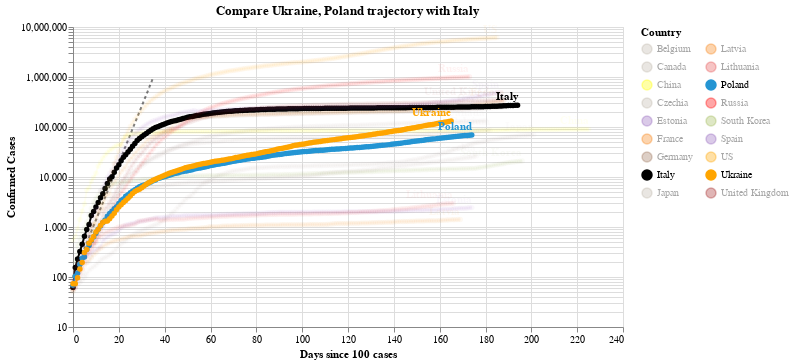

The cell this chart's notebook holds for it:
### Code cell
#hide_input
chart2 = make_since_chart(dff2, ['Ukraine', 'Poland'], baseline_countries)
chart2

### Figure 1 — Vega-Lite specification as saved in the notebook (floating-point values rounded to 4 significant figures; data arrays with more than 128 entries replaced by an {"elided": "..."} marker saying what was removed)
{"config": {"view": {"continuousWidth": 400, "continuousHeight": 300}}, "layer": [{"data": {"name": "data-628230001892d6798b50651be41d1b3e"}, "mark": {"type": "line", "color": "black", "opacity": 0.5, "strokeDash": [3, 3]}, "encoding": {"x": {"type": "quantitative", "field": "Days since 100 cases"}, "y": {"type": "quantitative", "field": "Confirmed Cases"}}}, {"data": {"name": "data-3e786b02d268f98d8b334445d57cc638"}, "mark": {"type": "line", "point": true}, "encoding": {"color": {"type": "nominal", "field": "Country", "legend": {"columns": 2}, "scale": {"domain": ["Belgium", "Canada", "China", "Czechia", "Estonia", "France", "Germany", "Italy", "Japan", "Latvia", "Lithuania", "Poland", "Russia", "South Korea", "Spain", "US", "Ukraine", "United Kingdom"], "range": ["#C1B7AD", "#C1B7AD", "yellow", "#C1B7AD", "#9467bd", "#F58518", "#9D755D", "black", "#C1B7AD", "#F58518", "#E45756", "#2495D3", "red", "#A1BA59", "#9467bd", "orange", "orange", "brown"]}}, "opacity": {"condition": {"value": 1, "selection": "selector003"}, "value": 0.05}, "tooltip": [{"type": "nominal", "field": "Country"}, {"type": "temporal", "field": "Date"}, {"type": "quantitative", "field": "Confirmed Cases"}, {"type": "quantitative", "field": "Days since 100 cases"}], "x": {"type": "quantitative", "field": "Days since 100 cases"}, "y": {"type": "quantitative", "field": "Confirmed Cases", "scale": {"type": "log"}}}, "selection": {"selector003": {"type": "multi", "fields": ["Country"], "bind": "legend", "init": [{"Country": "Ukraine"}, {"Country": "Poland"}, {"Country": "Italy"}]}}, "width": 550}, {"data": {"name": "data-3e786b02d268f98d8b334445d57cc638"}, "mark": {"type": "text", "align": "right", "dy": -8, "fontWeight": "bold"}, "encoding": {"color": {"type": "nominal", "field": "Country", "legend": {"columns": 2}, "scale": {"domain": ["Belgium", "Canada", "China", "Czechia", "Estonia", "France", "Germany", "Italy", "Japan", "Latvia", "Lithuania", "Poland", "Russia", "South Korea", "Spain", "US", "Ukraine", "United Kingdom"], "range": ["#C1B7AD", "#C1B7AD", "yellow", "#C1B7AD", "#9467bd", "#F58518", "#9D755D", "black", "#C1B7AD", "#F58518", "#E45756", "#2495D3", "red", "#A1BA59", "#9467bd", "orange", "orange", "brown"]}}, "opacity": {"condition": {"value": 1, "selection": "selector003"}, "value": 0.05}, "text": {"type": "nominal", "field": "Country"}, "tooltip": [{"type": "nominal", "field": "Country"}, {"type": "temporal", "field": "Date"}, {"type": "quantitative", "field": "Confirmed Cases"}, {"type": "quantitative", "field": "Days since 100 cases"}], "x": {"type": "quantitative", "field": "Days since 100 cases"}, "y": {"type": "quantitative", "field": "Confirmed Cases", "scale": {"type": "log"}}}, "transform": [{"filter": "(datum['Date'] >= 1599091200000)"}], "width": 550}], "title": "Compare Ukraine, Poland trajectory with Italy", "$schema": "https://vega.github.io/schema/vega-lite/v4.0.2.json", "datasets": {"data-628230001892d6798b50651be41d1b3e": [{"Days since 100 cases": 0, "Confirmed Cases": 100.0}, {"Days since 100 cases": 1, "Confirmed Cases": 130.0}, {"Days since 100 cases": 2, "Confirmed Cases": 169.0}, {"Days since 100 cases": 3, "Confirmed Cases": 219.7}, {"Days since 100 cases": 4, "Confirmed Cases": 285.6}, {"Days since 100 cases": 5, "Confirmed Cases": 371.3}, {"Days since 100 cases": 6, "Confirmed Cases": 482.7}, {"Days since 100 cases": 7, "Confirmed Cases": 627.5}, {"Days since 100 cases": 8, "Confirmed Cases": 815.7}, {"Days since 100 cases": 9, "Confirmed Cases": 1060.0}, {"Days since 100 cases": 10, "Confirmed Cases": 1379.0}, {"Days since 100 cases": 11, "Confirmed Cases": 1792.0}, {"Days since 100 cases": 12, "Confirmed Cases": 2330.0}, {"Days since 100 cases": 13, "Confirmed Cases": 3029.0}, {"Days since 100 cases": 14, "Confirmed Cases": 3937.0}, {"Days since 100 cases": 15, "Confirmed Cases": 5119.0}, {"Days since 100 cases": 16, "Confirmed Cases": 6654.0}, {"Days since 100 cases": 17, "Confirmed Cases": 8650.0}, {"Days since 100 cases": 18, "Confirmed Cases": 11250.0}, {"Days since 100 cases": 19, "Confirmed Cases": 14620.0}, {"Days since 100 cases": 20, "Confirmed Cases": 19000.0}, {"Days since 100 cases": 21, "Confirmed Cases": 24710.0}, {"Days since 100 cases": 22, "Confirmed Cases": 32120.0}, {"Days since 100 cases": 23, "Confirmed Cases": 41750.0}, {"Days since 100 cases": 24, "Confirmed Cases": 54280.0}, {"Days since 100 cases": 25, "Confirmed Cases": 70560.0}, {"Days since 100 cases": 26, "Confirmed Cases": 91730.0}, {"Days since 100 cases": 27, "Confirmed Cases": 119300.0}, {"Days since 100 cases": 28, "Confirmed Cases": 155000.0}, {"Days since 100 cases": 29, "Confirmed Cases": 201500.0}, {"Days since 100 cases": 30, "Confirmed Cases": 262000.0}, {"Days since 100 cases": 31, "Confirmed Cases": 340600.0}, {"Days since 100 cases": 32, "Confirmed Cases": 442800.0}, {"Days since 100 cases": 33, "Confirmed Cases": 575600.0}, {"Days since 100 cases": 34, "Confirmed Cases": 748300.0}, {"Days since 100 cases": 35, "Confirmed Cases": 972800.0}], "data-3e786b02d268f98d8b334445d57cc638": {"elided": "3327 records"}}}
